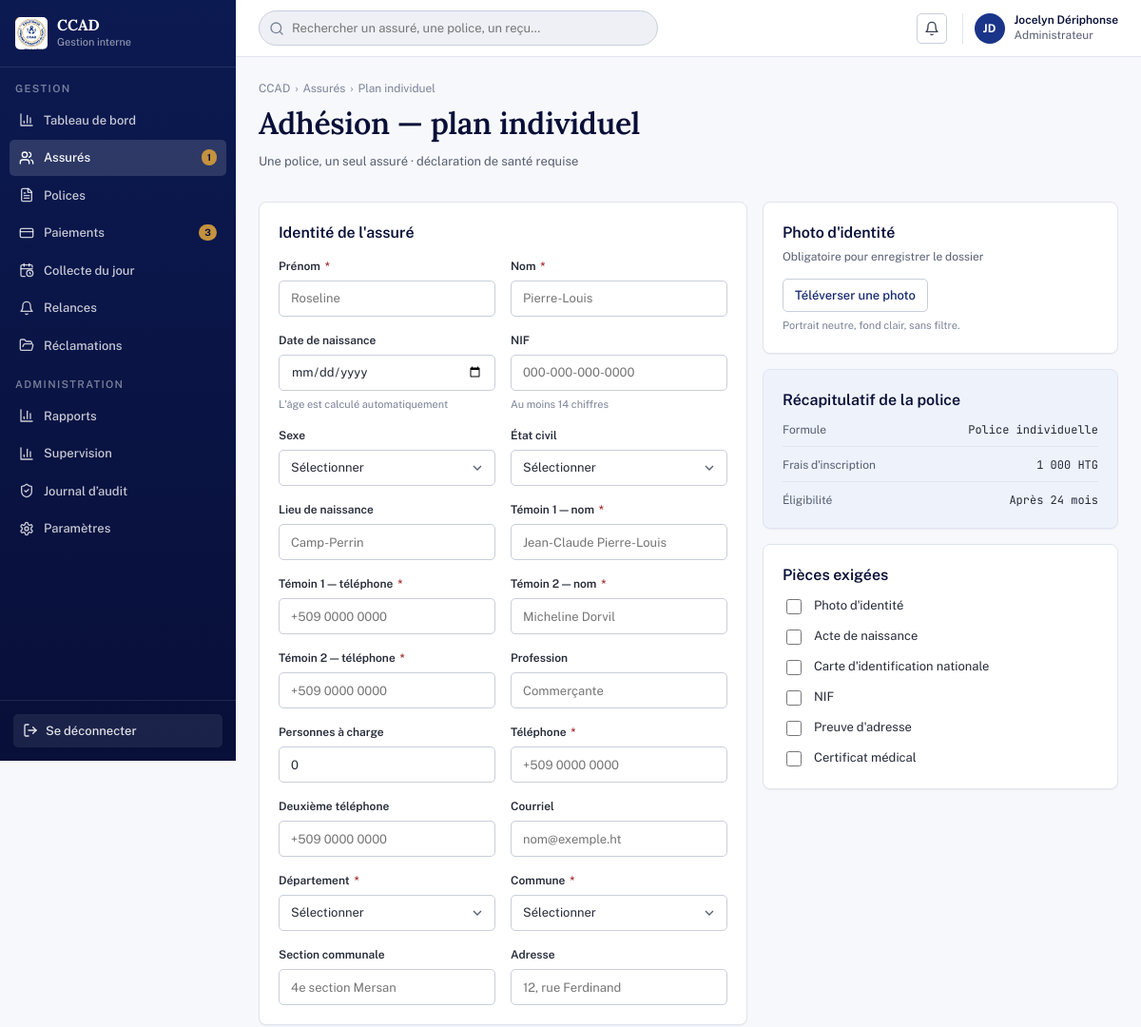
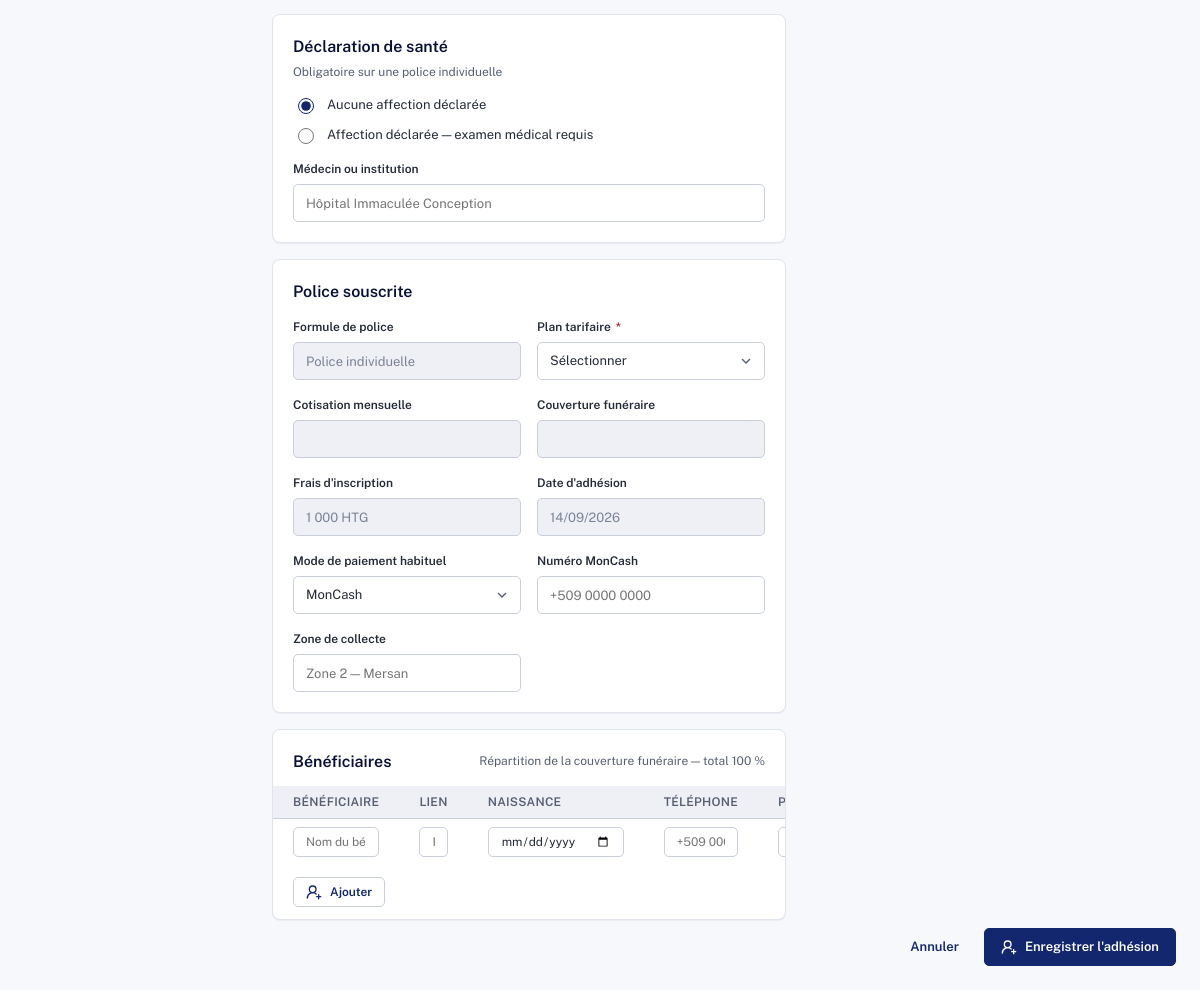
/assure_nouveau.php (signed in), run on the app's committed database (2 pictures, top to bottom).
### tables this page shows
CREATE TABLE formules (
  id            INT UNSIGNED AUTO_INCREMENT PRIMARY KEY,
  code          VARCHAR(20) NOT NULL UNIQUE,
  nom           VARCHAR(120) NOT NULL,
  description   TEXT,
  actif         TINYINT(1) NOT NULL DEFAULT 1
);

CREATE TABLE reglages_organisation (
  id              TINYINT UNSIGNED PRIMARY KEY DEFAULT 1,
  nom             VARCHAR(200) NOT NULL,
  nif             VARCHAR(30) DEFAULT NULL,
  adresse         VARCHAR(255) DEFAULT NULL,
  telephone       VARCHAR(80) DEFAULT NULL,
  email           VARCHAR(150) DEFAULT NULL,
  site            VARCHAR(150) DEFAULT NULL,
  slogan          VARCHAR(255) DEFAULT NULL,
  frais_inscription DECIMAL(12,2) NOT NULL DEFAULT 1000,
  devise          ENUM('HTG','USD') NOT NULL DEFAULT 'HTG',
  CONSTRAINT chk_org_single_row CHECK (id = 1)
);

CREATE TABLE reglages_regles (
  id                  TINYINT UNSIGNED PRIMARY KEY DEFAULT 1,
  eligibilite_mois    SMALLINT UNSIGNED NOT NULL DEFAULT 24,
  retard_jours        SMALLINT UNSIGNED NOT NULL DEFAULT 30,
  suspension_jours    SMALLINT UNSIGNED NOT NULL DEFAULT 60,
  echeance_jour       TINYINT UNSIGNED NOT NULL DEFAULT 1,
  CONSTRAINT chk_regles_single_row CHECK (id = 1)
);

### config/db.php (called while the page is built, shortened)
<?php
function db(): PDO
{
    static $pdo = null;
    if ($pdo === null) {
        $dsn = 'mysql:host=' . DB_HOST . ';dbname=' . DB_NAME . ';charset=' . DB_CHARSET;
        $pdo = new PDO($dsn, DB_USER, DB_PASS, [
            PDO::ATTR_ERRMODE => PDO::ERRMODE_EXCEPTION,
            PDO::ATTR_DEFAULT_FETCH_MODE => PDO::FETCH_ASSOC,
            PDO::ATTR_EMULATE_PREPARES => false,
        ]);
    }
    return $pdo;
}

### assure_nouveau.php (the view, shortened to what this page needs)
<?php
require_once __DIR__ . '/includes/functions.php';
$pdo = db();
$type = ($_GET['type'] ?? 'individuel') === 'famille' ? 'famille' : 'individuel';
$org = organisation();
$r = regles();
$formuleCode = $type === 'famille' ? 'collectif' : 'individuel';
$formule = $pdo->prepare('SELECT * FROM formules WHERE code=?');
$formule->execute([$formuleCode]);
$formule = $formule->fetch();
$page_title = $type === 'famille' ? 'Adhésion — plan familial' : 'Adhésion — plan individuel';
require __DIR__ . '/includes/layout_start.php';
$haiti = haiti_communes_map();
$pieceTypes = ["Photo d'identité", "Acte de naissance", "Carte d'identification nationale", "NIF", "Preuve d'adresse", "Certificat médical"];
?>
<div class="page-header">
  <div>
    <div class="page-header__breadcrumbs"><span>CCAD</span><span>Assurés</span><span><?= $type === 'famille' ? 'Plan familial' : 'Plan individuel' ?></span></div>
    <h1 class="page-header__title"><?= h($page_title) ?></h1>
    <div class="page-header__meta"><?= $type === 'famille' ? 'Une police, plusieurs membres couverts · prime unique' : 'Une police, un seul assuré · déclaration de santé requise' ?></div>
  </div>
</div>
<form method="post" enctype="multipart/form-data">
<div class="form-row">
  <div class="form-col">
    <div class="card">
      <div class="card__title" style="margin-bottom:14px"><?= $type === 'famille' ? "Identité du chef de famille" : "Identité de l'assuré" ?></div>
      <div class="form-grid">
        <div class="field"><label class="field__label">Prénom <span class="req">*</span></label><input class="input" name="prenom" placeholder="Roseline" required></div>
        <div class="field"><label class="field__label">Nom <span class="req">*</span></label><input class="input" name="nom" placeholder="Pierre-Louis" required></div>
        <div class="field"><label class="field__label">Date de naissance</label><input class="input" type="date" name="date_naissance"><div class="field__hint">L'âge est calculé automatiquement</div></div>
        <div class="field"><label class="field__label">NIF</label><input class="input" name="nif" placeholder="000-000-000-0000"><div class="field__hint">Au moins 14 chiffres</div></div>
        <div class="field"><label class="field__label">Sexe</label><select class="input" name="sexe"><option value="">Sélectionner</option><option value="f">Féminin</option><option value="m">Masculin</option></select></div>
        <div class="field"><label class="field__label">État civil</label><select class="input" name="etat_civil">
          <option value="">Sélectionner</option><option value="celibataire">Célibataire</option><option value="marie">Marié(e)</option>
        </select></div>
        <div class="field"><label class="field__label">Lieu de naissance</label><input class="input" name="lieu_naissance" placeholder="Camp-Perrin"></div>
        <div class="field"><label class="field__label">Témoin 1 — nom <span class="req">*</span></label><input class="input" name="temoin1_nom" placeholder="Jean-Claude Pierre-Louis" required></div>
        <div class="field"><label class="field__label">Témoin 1 — téléphone <span class="req">*</span></label><input class="input" name="temoin1_telephone" placeholder="+509 0000 0000" required></div>
        <div class="field"><label class="field__label">Témoin 2 — nom <span class="req">*</span></label><input class="input" name="temoin2_nom" placeholder="Micheline Dorvil" required></div>
        <div class="field"><label class="field__label">Témoin 2 — téléphone <span class="req">*</span></label><input class="input" name="temoin2_telephone" placeholder="+509 0000 0000" required></div>
        <div class="field"><label class="field__label">Profession</label><input class="input" name="profession" placeholder="Commerçante"></div>
        <div class="field"><label class="field__label">Personnes à charge</label><input class="input" type="number" min="0" name="personnes_charge" value="0"></div>
        <div class="field"><label class="field__label">Téléphone <span class="req">*</span></label><input class="input" name="telephone" placeholder="+509 0000 0000" required></div>
        <div class="field"><label class="field__label">Deuxième téléphone</label><input class="input" name="telephone2" placeholder="+509 0000 0000"></div>
        <div class="field"><label class="field__label">Courriel</label><input class="input" type="email" name="email" placeholder="nom@exemple.ht"></div>
        <div class="field"><label class="field__label">Département <span class="req">*</span></label>
          <select class="input" id="dept" name="departement" required><option value="">Sélectionner</option><?php foreach (array_keys($haiti) as $d): ?><option value="<?= h($d) ?>"><?= h($d) ?></option><?php endforeach; ?></select>
        </div>
        <div class="field"><label class="field__label">Commune <span class="req">*</span></label><select class="input" id="commune" name="commune" required><option value="">Sélectionner</option></select></div>
        <div class="field"><label class="field__label">Section communale</label><input class="input" name="section_communale" placeholder="4e section Mersan"></div>
        <div class="field"><label class="field__label">Adresse</label><input class="input" name="adresse" placeholder="12, rue Ferdinand"></div>
      </div>
    </div>
    <?php if ($type === 'famille'): ?>
    <div class="card">
      <div class="card__title" style="margin-bottom:4px">Situation familiale</div>
      <div class="card__subtitle" style="margin-bottom:14px">Renseignements propres au plan collectif familial</div>
      <div class="form-grid">
        <div class="field"><label class="field__label">Chef de famille <span class="req">*</span></label><input class="input" name="chef_famille" placeholder="Antoine Pierre-Louis" required></div>
        <div class="field"><label class="field__label">Situation du foyer</label><select class="input" name="situation_foyer">
          <option value="Marié(e)">Marié(e)</option><option value="Célibataire">Célibataire</option><option value="En plaçage">En plaçage</option><option value="Veuf / veuve">Veuf / veuve</option><option value="Divorcé(e)">Divorcé(e)</option>
        </select></div>
        <div class="field"><label class="field__label">Personne à contacter</label><input class="input" name="personne_urgence" placeholder="Kettelie Pierre-Louis"></div>
        <div class="field"><label class="field__label">Téléphone du contact</label><input class="input" name="telephone_urgence" placeholder="+509 0000 0000"></div>
        <div class="field"><label class="field__label">Lieu d'inhumation prévu</label><input class="input" name="lieu_inhumation" placeholder="Cimetière de Camp-Perrin"></div>
        <div class="field"><label class="field__label">Caveau</label><input class="input" name="caveau"></div>
      </div>
      <div style="margin-top:18px">
        <div class="card__title" style="margin-bottom:10px;font-size:14px">Membres couverts</div>
        <div class="table-wrap"><table class="data-table is-dense">
          <thead><tr><th>Membre</th><th>Lien de parenté</th><th>Naissance</th><th class="is-numeric">Part (%)</th><th></th></tr></thead>
          <tbody id="membresBody">
            <tr>
              <td><input class="input input--sm" name="membre_nom[]" placeholder="Nom du membre"></td>
              <td><select class="input input--sm" name="membre_lien[]"><?php foreach (['Souscripteur','Souscriptrice','Époux','Épouse','Conjoint','Enfant','Fils','Fille','Père','Mère','Frère','Sœur','Neveu','Nièce','Autre parent'] as $l): ?><option><?= h($l) ?></option><?php endforeach; ?></select></td>
              <td><input class="input input--sm" type="date" name="membre_naissance[]"></td>
              <td><input class="input input--sm" type="number" step="0.01" name="membre_part[]" value="0"></td>
              <td><button class="icon-btn" type="button" data-remove-row><?= icon('trash-2',14) ?></button></td>
            </tr>
          </tbody>
        </table></div>
        <button class="btn btn--secondary btn--sm" style="margin-top:10px" type="button" id="addMembre"><?= icon('user-plus',16) ?> Ajouter un membre</button>
        <div class="field__hint" style="margin-top:6px">Tout membre ajouté après la souscription exige une nouvelle entente avec la compagnie. Huit membres au maximum par police.</div>
      </div>
    </div>
    <?php else: ?>
    <div class="card">
      <div class="card__title" style="margin-bottom:4px">Déclaration de santé</div>
      <div class="card__subtitle" style="margin-bottom:14px">Obligatoire sur une police individuelle</div>
      <div class="stack stack--sm">
        <label class="radio"><input type="radio" name="sante" value="aucune" checked> Aucune affection déclarée</label>
        <label class="radio"><input type="radio" name="sante" value="affection"> Affection déclarée — examen médical requis</label>
        <div class="field" style="margin-top:6px"><label class="field__label">Médecin ou institution</label><input class="input" name="medecin" placeholder="Hôpital Immaculée Conception"></div>
      </div>
    </div>
    <?php endif; ?>
    <div class="card">
      <div class="card__title" style="margin-bottom:14px">Police souscrite</div>
      <div class="form-grid">
        <div class="field"><label class="field__label">Formule de police</label><input class="input" value="<?= h($formule['nom']) ?>" disabled></div>
        <div class="field"><label class="field__label">Plan tarifaire <span class="req">*</span></label>
          <select class="input" id="planSelect" name="plan_id" required onchange="ccadUpdatePlan()">
            <option value="">Sélectionner</option>
          </select>
        </div>
        <div class="field"><label class="field__label">Cotisation mensuelle</label><input class="input" id="primeDisplay" value="" disabled></div>
        <div class="field"><label class="field__label">Couverture funéraire</label><input class="input" id="capitalDisplay" value="" disabled></div>
        <div class="field"><label class="field__label">Frais d'inscription</label><input class="input" value="<?= fmt_money($org['frais_inscription'] ?? 1000, $devise) ?>" disabled></div>
        <div class="field"><label class="field__label">Date d'adhésion</label><input class="input" value="<?= date('d/m/Y') ?>" disabled></div>
        <div class="field"><label class="field__label">Mode de paiement habituel</label><select class="input" name="mode_paiement">
          <option value="moncash">MonCash</option><option value="especes">Espèces</option><option value="virement">Virement bancaire</option><option value="cheque">Chèque</option>
        </select></div>
        <div class="field"><label class="field__label">Numéro MonCash</label><input class="input" name="moncash_numero" placeholder="+509 0000 0000"></div>
        <div class="field"><label class="field__label">Zone de collecte</label><input class="input" name="zone_collecte" placeholder="Zone 2 — Mersan"></div>
      </div>
    </div>
    <div class="card card--flush">
      <div class="card__head"><div class="card__title">Bénéficiaires</div><div class="card__subtitle">Répartition de la couverture funéraire — total 100 %</div></div>
      <div class="table-wrap"><table class="data-table is-dense">
        <thead><tr><th>Bénéficiaire</th><th>Lien</th><th>Naissance</th><th>Téléphone</th><th class="is-numeric">Part (%)</th><th></th></tr></thead>
        <tbody id="benefBody">
          <tr>
            <td><input class="input input--sm" name="benef_nom[]" placeholder="Nom du bénéficiaire"></td>
            <td><input class="input input--sm" name="benef_lien[]" placeholder="Fille, époux…"></td>
            <td><input class="input input--sm" type="date" name="benef_naissance[]"></td>
            <td><input class="input input--sm" name="benef_tel[]" placeholder="+509 0000 0000"></td>
            <td><input class="input input--sm" type="number" step="0.01" name="benef_part[]" value="100"></td>
          </tr>
        </tbody>
      </table></div>
      <div style="padding:12px 20px"><button class="btn btn--secondary btn--sm" type="button" id="addBenef"><?= icon('user-plus',16) ?> Ajouter</button></div>
    </div>
  </div>
  <div class="form-col form-col--side">
    <div class="card">
      <div class="card__title" style="margin-bottom:4px">Photo d'identité</div>
      <div class="card__subtitle" style="margin-bottom:14px">Obligatoire pour enregistrer le dossier</div>
      <label class="upload-label"><input type="file" name="photo" accept="image/*" style="display:none" onchange="this.nextElementSibling.textContent=this.files[0]?this.files[0].name:'Téléverser une photo'">Téléverser une photo</label>
      <div class="field__hint" style="margin-top:6px">Portrait neutre, fond clair, sans filtre.</div>
    </div>
    <div class="card card--brand">
      <div class="card__title" style="margin-bottom:10px">Récapitulatif de la police</div>
      <div class="kv-list">
        <div class="kv-list__row"><div class="kv-list__term">Formule</div><div class="kv-list__value"><?= h($formule['nom']) ?></div></div>
        <div class="kv-list__row"><div class="kv-list__term">Frais d'inscription</div><div class="kv-list__value"><?= fmt_money($org['frais_inscription'] ?? 1000, $devise) ?></div></div>
        <div class="kv-list__row"><div class="kv-list__term">Éligibilité</div><div class="kv-list__value">Après <?= (int) $r['eligibilite_mois'] ?> mois</div></div>
      </div>
    </div>
    <div class="card">
      <div class="card__title" style="margin-bottom:10px">Pièces exigées</div>
      <div class="stack stack--sm">
        <?php foreach ($pieceTypes as $i => $nom2): ?>
        <label class="checkbox"><input type="checkbox" name="piece[<?= $i ?>]" value="1"><?= h($nom2) ?></label>
        <?php endforeach; ?>
      </div>
    </div>
  </div>
</div>
<div class="cluster" style="justify-content:flex-end;margin-top:8px">
  <a class="btn btn--ghost" href="assures.php">Annuler</a>
  <button class="btn btn--primary" type="submit"><?= icon('user-plus',16) ?> Enregistrer l'adhésion</button>
</div>
</form>
<?php require __DIR__ . '/includes/layout_end.php'; ?>

### data on the page
formules: nom "Police individuelle"
reglages_organisation: frais_inscription+devise "1 000 HTG"
reglages_regles: eligibilite_mois "24"

### other printed values
APP_NAME "CCAD"
APP_SUBTITLE "Gestion interne"
$label "Tableau de bord Assurés Polices Paiements Collecte du jour Relances Réclamations Rapports Supervision Journal d’audit Paramètres"
$badge "1 3"
$user['nom_complet'] "Jocelyn Dériphonse"
$user['role'] "Administrateur"
$page_title "Adhésion — plan individuel"
$nom2 "Photo d'identité"
$nom2 "Acte de naissance"
$nom2 "Carte d'identification nationale"
$nom2 "NIF"
$nom2 "Preuve d'adresse"
$nom2 "Certificat médical"
